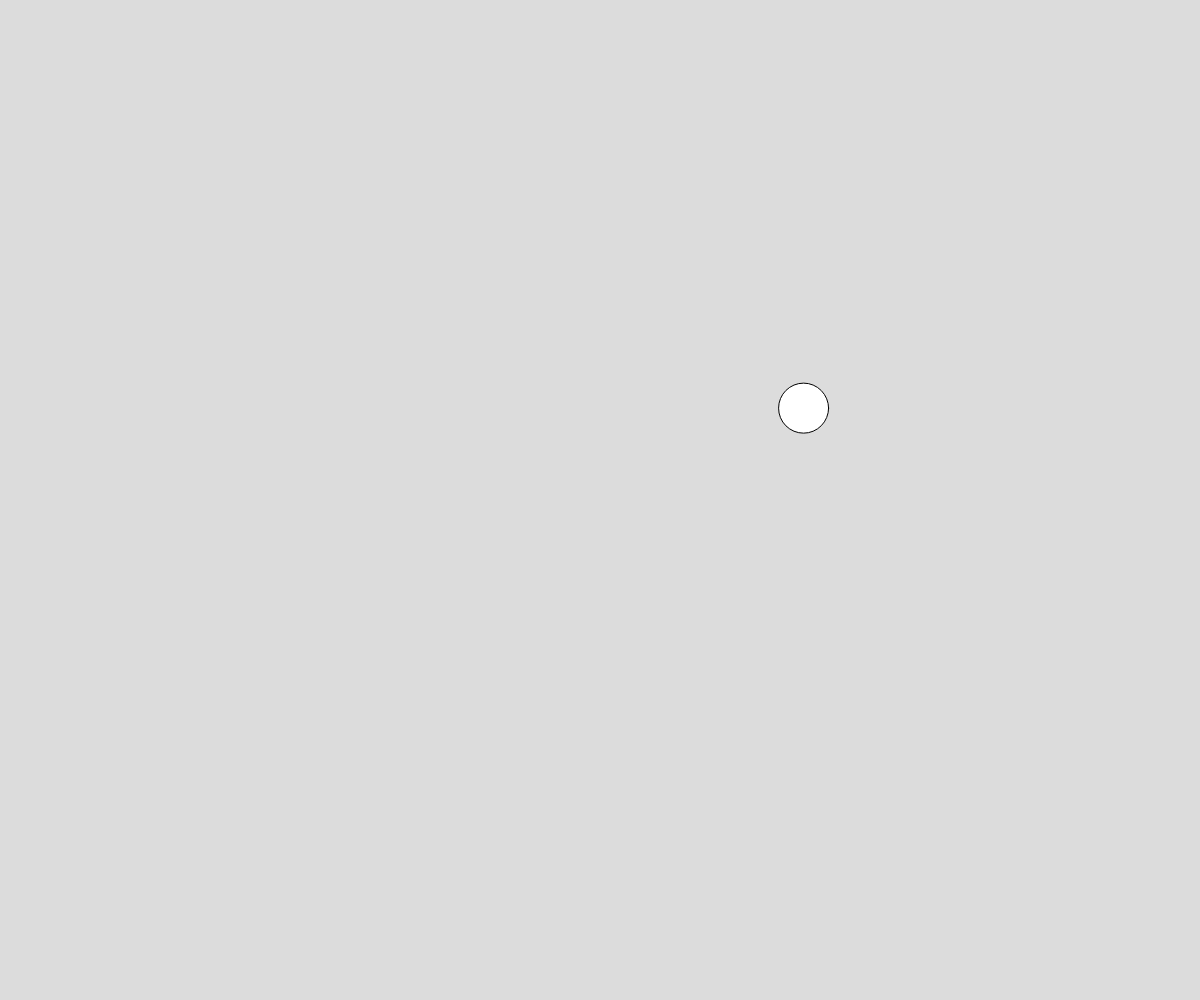
Frame 1 (no input)
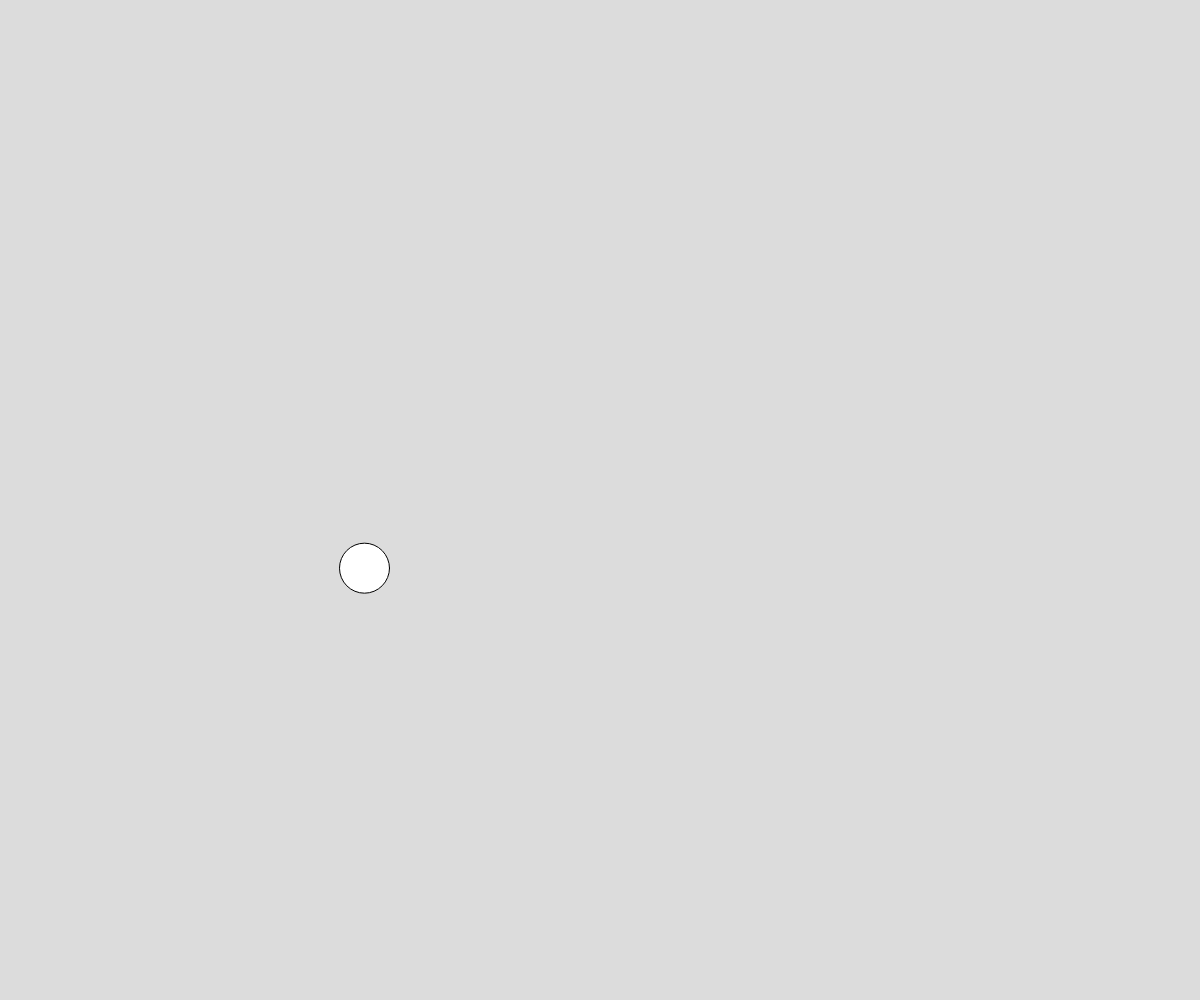
Frame 60 (no input)
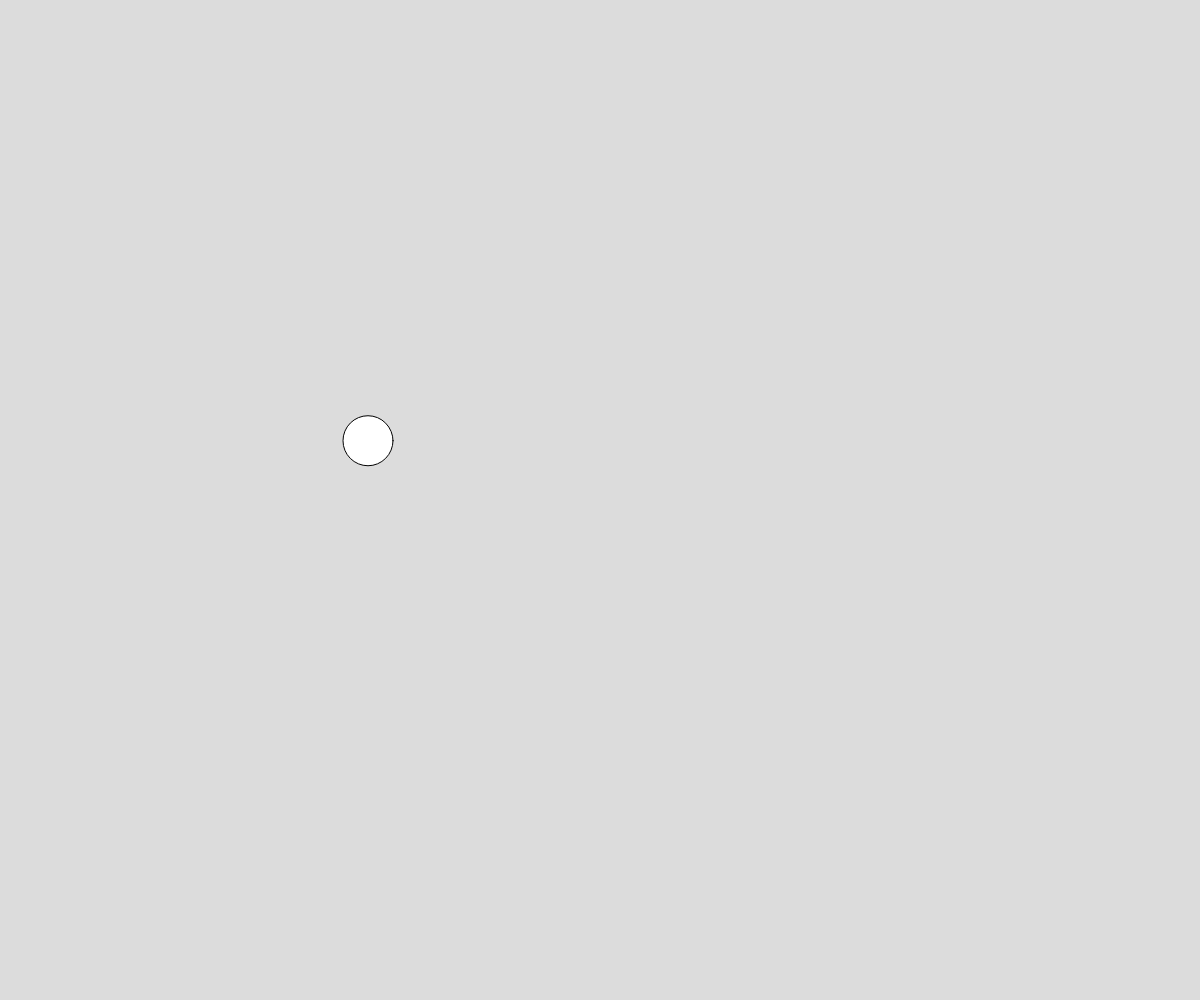
Frame 120 (the mouse pressed at the canvas centre since frame 60)

The p5.js sketch that drew these frames (run headless with seeded random() and noise() and a simulated clock; from frame 60 on, the mouse is pressed at the canvas centre):

// p5.js sketch
// ── sketch.js
// Perlin Noise Ball Demo (Random+ pro max ultra super)
// Oct. 7 2024

let x;
let y;
let d = 50;
let time = 0;

function setup() {
  createCanvas(windowWidth, windowHeight);
  x = width/2;
  y = height/2;
}

function draw() {
  background(220);


  x = noise(time)*width;
  y = noise(time+1500)*height;
  circle(x,y,d);

  time+=0.05;
}
